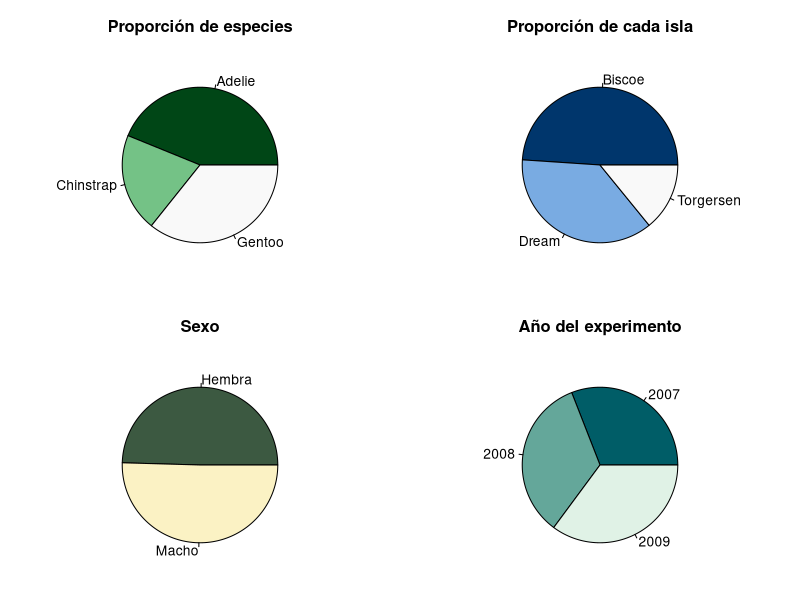
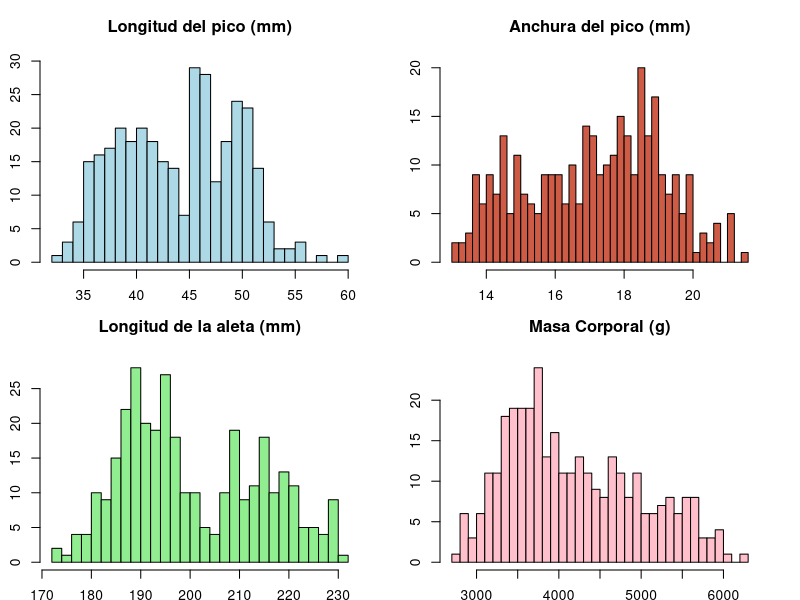
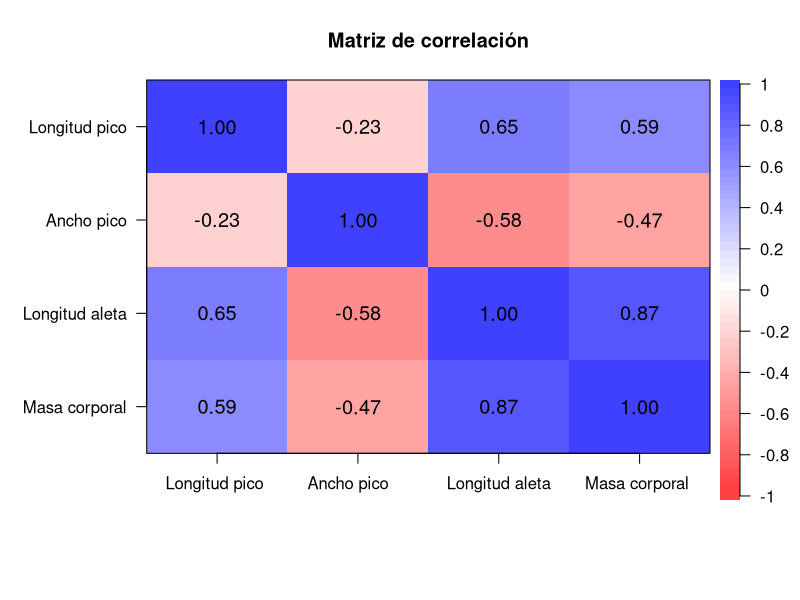

Recreate these plots in R, in order.
## ---- chunk 1
library(palmerpenguins)
datos <- penguins
## ---- chunk 2
summary(datos)
head(datos)
## ---- chunk 3
datos = na.omit(datos)
summary(datos)
## ---- chunk 4
par(plt = c(0.1, 0.9, 0.1, 0.8))
par(mfrow=c(2,2))
pie(prop.table(table(datos$species)),col = hcl.colors(3, "Greens 3"), main = "Proporción de especies")
pie(prop.table(table(datos$island)),col = hcl.colors(3, "Blues 3"), main = "Proporción de cada isla")
pie(prop.table(table(datos$sex)), labels = c("Hembra", "Macho"), col = hcl.colors(3, "Fall"), main = "Sexo")
pie(prop.table(table(datos$year)),col = hcl.colors(3, "Mint"), main = "Año del experimento")
## ---- chunk 5
par(mfrow=c(2,2))
hist(datos$bill_length_mm, main='Longitud del pico (mm)', breaks = 30, col = 'lightblue',
     xlab = "Longitud pico", ylab = "Frecuencia")
hist(datos$bill_depth_mm, main='Anchura del pico (mm)', breaks = 35, col = 'coral3',
     xlab = "Ancho pico", ylab = "Frecuencia")
hist(datos$flipper_length_mm, main='Longitud de la aleta (mm)', breaks = 30, col = 'lightgreen', xlab = "Longitud aleta", ylab = "Frecuencia")
hist(datos$body_mass_g, main='Masa Corporal (g)', breaks = 30, col = 'pink',
     xlab = "Masa corporal", ylab = "Frecuencia")
## ---- chunk 6
library(psych)
datos2 = datos[,c(-1,-2,-7,-8)] # eliminamos las variables no numéricas
nombres = c("Longitud pico", "Ancho pico", "Longitud aleta", "Masa corporal")
corPlot(datos2, cex = 0.8,  main = "Matriz de correlación", labels = nombres)
## ---- chunk 7
ping_adelie = datos[datos$species=="Adelie",]
ping_chinstrap = datos[datos$species=="Chinstrap",]
ping_gentoo = datos[datos$species=="Gentoo",]

mean(ping_adelie$bill_length_mm)
mean(ping_chinstrap$bill_length_mm)
mean(ping_gentoo$bill_length_mm)
## ---- chunk 8
mean(ping_adelie$bill_depth_mm)
mean(ping_chinstrap$bill_depth_mm)
mean(ping_gentoo$bill_depth_mm)
## ---- chunk 9
mean(ping_adelie$flipper_length_mm)
mean(ping_chinstrap$flipper_length_mm)
mean(ping_gentoo$flipper_length_mm)
## ---- chunk 10
mean(ping_adelie$body_mass_g)
mean(ping_chinstrap$body_mass_g)
mean(ping_gentoo$body_mass_g)
